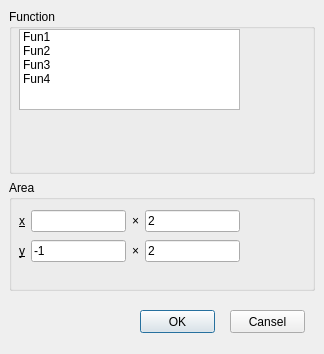
<?xml version="1.0" encoding="UTF-8"?>
<ui version="4.0">
 <class>QFunctionDlg</class>
 <widget class="QDialog" name="QFunctionDlg">
  <property name="geometry">
   <rect>
    <x>0</x>
    <y>0</y>
    <width>324</width>
    <height>354</height>
   </rect>
  </property>
  <property name="windowTitle">
   <string>Dialog</string>
  </property>
  <widget class="QGroupBox" name="groupBox">
   <property name="geometry">
    <rect>
     <x>9</x>
     <y>9</y>
     <width>306</width>
     <height>165</height>
    </rect>
   </property>
   <property name="title">
    <string>Function</string>
   </property>
   <widget class="QListWidget" name="listWidget">
    <property name="geometry">
     <rect>
      <x>10</x>
      <y>20</y>
      <width>221</width>
      <height>81</height>
     </rect>
    </property>
    <item>
     <property name="text">
      <string>Fun1</string>
     </property>
    </item>
    <item>
     <property name="text">
      <string>Fun2</string>
     </property>
    </item>
    <item>
     <property name="text">
      <string>Fun3</string>
     </property>
    </item>
    <item>
     <property name="text">
      <string>Fun4</string>
     </property>
    </item>
   </widget>
  </widget>
  <widget class="QGroupBox" name="groupBox_2">
   <property name="geometry">
    <rect>
     <x>9</x>
     <y>180</y>
     <width>306</width>
     <height>111</height>
    </rect>
   </property>
   <property name="title">
    <string>Area</string>
   </property>
   <widget class="QWidget" name="layoutWidget">
    <property name="geometry">
     <rect>
      <x>10</x>
      <y>30</y>
      <width>221</width>
      <height>22</height>
     </rect>
    </property>
    <layout class="QHBoxLayout" name="horizontalLayout">
     <item>
      <widget class="QLabel" name="l_x">
       <property name="text">
        <string>&amp;x</string>
       </property>
       <property name="buddy">
        <cstring>x1Edit</cstring>
       </property>
      </widget>
     </item>
     <item>
      <widget class="QLineEdit" name="x1Edit">
       <property name="text">
        <string/>
       </property>
      </widget>
     </item>
     <item>
      <widget class="QLabel" name="l12">
       <property name="text">
        <string>×</string>
       </property>
      </widget>
     </item>
     <item>
      <widget class="QLineEdit" name="x2Edit">
       <property name="text">
        <string>2</string>
       </property>
      </widget>
     </item>
    </layout>
   </widget>
   <widget class="QWidget" name="layoutWidget">
    <property name="geometry">
     <rect>
      <x>10</x>
      <y>60</y>
      <width>221</width>
      <height>22</height>
     </rect>
    </property>
    <layout class="QHBoxLayout" name="horizontalLayout_2">
     <item>
      <widget class="QLabel" name="l_y">
       <property name="text">
        <string>&amp;y</string>
       </property>
       <property name="buddy">
        <cstring>y1Edit</cstring>
       </property>
      </widget>
     </item>
     <item>
      <widget class="QLineEdit" name="y1Edit">
       <property name="text">
        <string>-1</string>
       </property>
      </widget>
     </item>
     <item>
      <widget class="QLabel" name="l34">
       <property name="text">
        <string>×</string>
       </property>
      </widget>
     </item>
     <item>
      <widget class="QLineEdit" name="y2Edit">
       <property name="text">
        <string>2</string>
       </property>
      </widget>
     </item>
    </layout>
   </widget>
  </widget>
  <widget class="QPushButton" name="okButton">
   <property name="geometry">
    <rect>
     <x>140</x>
     <y>310</y>
     <width>75</width>
     <height>23</height>
    </rect>
   </property>
   <property name="text">
    <string>OK</string>
   </property>
  </widget>
  <widget class="QPushButton" name="canselButton_2">
   <property name="geometry">
    <rect>
     <x>230</x>
     <y>310</y>
     <width>75</width>
     <height>23</height>
    </rect>
   </property>
   <property name="text">
    <string>Cansel</string>
   </property>
  </widget>
 </widget>
 <resources/>
 <connections/>
</ui>
